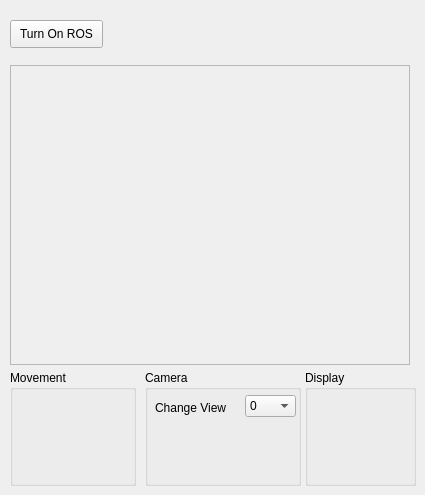
    <widget class="QWidget" name="t3D">
     <attribute name="title">
      <string>3D</string>
     </attribute>
     <widget class="QPushButton" name="pbTurnOnROS">
      <property name="geometry">
       <rect>
        <x>10</x>
        <y>20</y>
        <width>93</width>
        <height>28</height>
       </rect>
      </property>
      <property name="text">
       <string>Turn On ROS</string>
      </property>
     </widget>
     <widget class="QWidget" name="widget" native="true">
      <property name="geometry">
       <rect>
        <x>10</x>
        <y>60</y>
        <width>405</width>
        <height>305</height>
       </rect>
      </property>
      <property name="styleSheet">
       <string notr="true"/>
      </property>
      <widget class="QFrame" name="frameROS">
       <property name="geometry">
        <rect>
         <x>0</x>
         <y>5</y>
         <width>400</width>
         <height>300</height>
        </rect>
       </property>
       <property name="styleSheet">
        <string notr="true"/>
       </property>
       <property name="frameShape">
        <enum>QFrame::StyledPanel</enum>
       </property>
       <property name="frameShadow">
        <enum>QFrame::Raised</enum>
       </property>
      </widget>
     </widget>
     <widget class="QGroupBox" name="groupBox_2">
      <property name="geometry">
       <rect>
        <x>10</x>
        <y>370</y>
        <width>126</width>
        <height>116</height>
       </rect>
      </property>
      <property name="title">
       <string>Movement</string>
      </property>
     </widget>
     <widget class="QGroupBox" name="groupBox_3">
      <property name="geometry">
       <rect>
        <x>145</x>
        <y>370</y>
        <width>156</width>
        <height>116</height>
       </rect>
      </property>
      <property name="title">
       <string>Camera</string>
      </property>
      <widget class="QComboBox" name="cbROSCameraView">
       <property name="geometry">
        <rect>
         <x>100</x>
         <y>25</y>
         <width>51</width>
         <height>22</height>
        </rect>
       </property>
       <item>
        <property name="text">
         <string>0</string>
        </property>
       </item>
       <item>
        <property name="text">
         <string>1</string>
        </property>
       </item>
       <item>
        <property name="text">
         <string>2</string>
        </property>
       </item>
      </widget>
      <widget class="QLabel" name="label">
       <property name="geometry">
        <rect>
         <x>10</x>
         <y>30</y>
         <width>81</width>
         <height>16</height>
        </rect>
       </property>
       <property name="text">
        <string>Change View</string>
       </property>
      </widget>
     </widget>
     <widget class="QGroupBox" name="groupBox_4">
      <property name="geometry">
       <rect>
        <x>305</x>
        <y>370</y>
        <width>111</width>
        <height>116</height>
       </rect>
      </property>
      <property name="title">
       <string>Display</string>
      </property>
     </widget>
    </widget>
